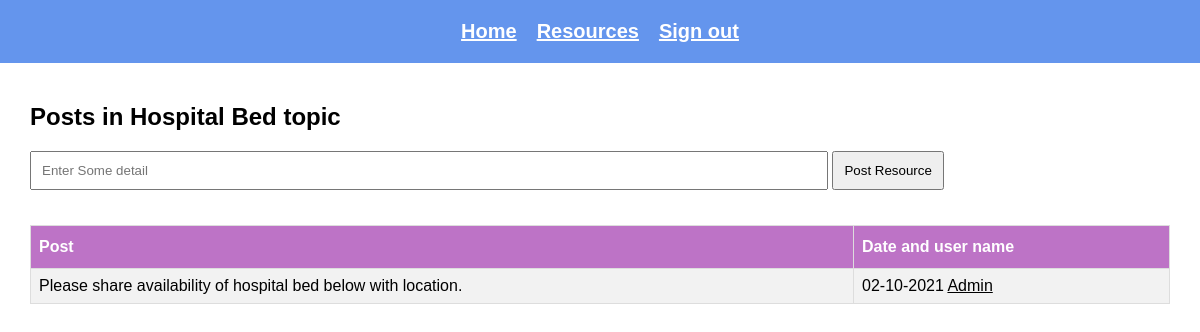
Screenshot of /topic.php?id=10 (signed in) with the database file from the repository.
### tables this page shows
CREATE TABLE `topics` (
  `topic_id` int(8) NOT NULL,
  `topic_subject` varchar(255) NOT NULL,
  `topic_cat` int(8) NOT NULL,
  `topic_by` int(8) NOT NULL
);

CREATE TABLE `posts` (
  `post_id` int(8) NOT NULL,
  `post_content` text NOT NULL,
  `post_date` datetime NOT NULL,
  `post_topic` int(8) NOT NULL,
  `post_by` int(8) NOT NULL
);

CREATE TABLE `users` (
  `user_id` int(8) NOT NULL,
  `user_name` varchar(30) NOT NULL,
  `user_pass` varchar(255) NOT NULL,
  `user_email` varchar(255) NOT NULL,
  `user_phone` varchar(255) DEFAULT NULL,
  `user_blood_group` varchar(255) DEFAULT NULL,
  `user_level` int(8) NOT NULL DEFAULT 0,
  `user_vaccination` int(8) NOT NULL DEFAULT 0
);

### topic.php (the view, shortened to what this page needs)
<?php
include 'connect.php';
include 'header.php';
if(isset($_SESSION['signed_in']) == false)
{
    header("Location: http://localhost/covid-care/signin.php");
    exit();
}
else{
$sql = "SELECT
        topic_id,
        topic_subject
        FROM
        topics
        WHERE
        topics.topic_id = " . mysqli_real_escape_string($conn, $_GET['id']);
$result = mysqli_query($conn, $sql);
if(!$result)
{
    echo 'The topic could not be displayed, please try again later.' . mysqli_error($conn);
}
else
{
    if(mysqli_num_rows($result) == 0)
    {
        echo 'This topic does not exist.';
    }
    else
    {
        while($row = mysqli_fetch_assoc($result))
        {
            echo '<h2>Posts in ' . $row['topic_subject'] . ' topic</h2>';
            $topic_id=$row['topic_id'];
        }
        $sql = "SELECT
                posts.post_id,
                posts.post_topic,
                posts.post_content,
                posts.post_date,
                posts.post_by,
                users.user_id,
                users.user_name
                FROM
                posts
                LEFT JOIN
                users
                ON
                posts.post_by = users.user_id
                WHERE
                posts.post_topic = " . mysqli_real_escape_string($conn, $_GET['id']);
        $result = mysqli_query($conn, $sql);
        if(!$result)
        {
            echo 'The topic could not be displayed, please try again later.';
        }
        else
        {
            echo '<form class="vaccine-link" method="post" action="reply.php?id=' . $topic_id . '">
            <input name="reply-content" placeholder="Enter Some detail"></input>
            <button type="submit" />Post Resource</button>
        </form>';
            if(mysqli_num_rows($result) == 0)
            {
                echo 'This topic is empty.';
            }
            else
            {
                echo '<table border="1">
                <tr>
                <th>Post</th>
                <th>Date and user name</th>
                </tr>';
                while($row = mysqli_fetch_assoc($result))
                {
                    echo '<tr>';
                        echo '<td class="leftpart">';
                            echo $row['post_content'];
                        echo '</td>';
                        echo '<td class="rightpart">';
                            echo date('d-m-Y', strtotime($row['post_date']));
                            echo '<a href="http://localhost/covid-care/user.php?id='.$row['user_id'].'">'.$row['user_name'].'</a>';
                        echo '</td>';
                    echo '</tr>';
                }
            }
        }
    }
}
}
?>

### style.css (style rules this page uses)
* { margin: 0; padding: 0; box-sizing: border-box; font-family: "Poppins", sans-serif; }
a { text-decoration: underline; }
table { font-family: Arial, Helvetica, sans-serif; border-collapse: collapse; overflow-x: auto; width: 100%; margin-top: 15px; }
table td, table th { border: 1px solid #ddd; padding: 8px; }
.vaccine-link input { width: 70%; padding: 10px; margin: 20px 0px; }
.vaccine-link button { padding: 10px; }
table tr:nth-child(even) { background-color: #f2f2f2; }
table th { padding-top: 12px; padding-bottom: 12px; text-align: left; background-color: #BD73C6; color: white; }
table a { color: black; }

### rows the page displays
topics: topic_subject "Hospital Bed"
posts: post_content "Please share availability of hospital bed below with location.", post_date "02-10-2021", post_by.user_name "Admin"
